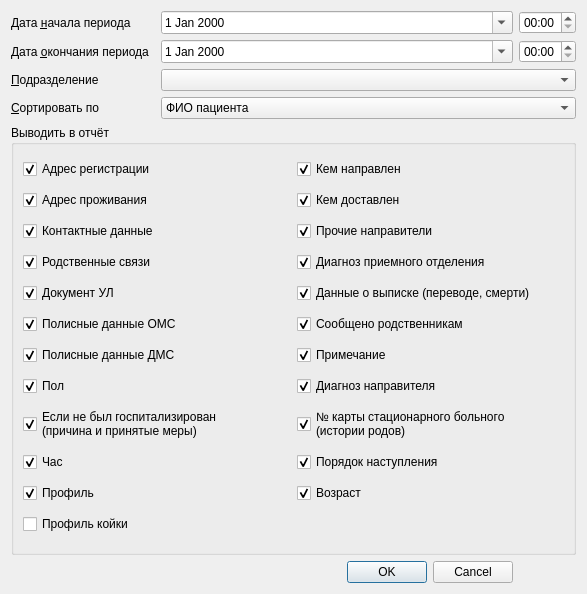
<?xml version="1.0" encoding="UTF-8"?>
<ui version="4.0">
 <class>ReportReceivedAndRefusalClientsSetupDialog</class>
 <widget class="QDialog" name="ReportReceivedAndRefusalClientsSetupDialog">
  <property name="geometry">
   <rect>
    <x>0</x>
    <y>0</y>
    <width>587</width>
    <height>594</height>
   </rect>
  </property>
  <property name="windowTitle">
   <string>Dialog</string>
  </property>
  <layout class="QGridLayout" name="gridLayout_2">
   <item row="5" column="2">
    <spacer name="verticalSpacer">
     <property name="orientation">
      <enum>Qt::Vertical</enum>
     </property>
     <property name="sizeHint" stdset="0">
      <size>
       <width>20</width>
       <height>33</height>
      </size>
     </property>
    </spacer>
   </item>
   <item row="0" column="3">
    <widget class="QTimeEdit" name="edtBegTime">
     <property name="displayFormat">
      <string>HH:mm</string>
     </property>
    </widget>
   </item>
   <item row="1" column="2">
    <widget class="QDateEdit" name="edtEndDate">
     <property name="sizePolicy">
      <sizepolicy hsizetype="MinimumExpanding" vsizetype="Fixed">
       <horstretch>0</horstretch>
       <verstretch>0</verstretch>
      </sizepolicy>
     </property>
     <property name="calendarPopup">
      <bool>true</bool>
     </property>
    </widget>
   </item>
   <item row="1" column="0">
    <widget class="QLabel" name="lblEndDate">
     <property name="sizePolicy">
      <sizepolicy hsizetype="Minimum" vsizetype="Preferred">
       <horstretch>0</horstretch>
       <verstretch>0</verstretch>
      </sizepolicy>
     </property>
     <property name="text">
      <string>Дата &amp;окончания периода</string>
     </property>
     <property name="buddy">
      <cstring>edtEndDate</cstring>
     </property>
    </widget>
   </item>
   <item row="2" column="2" colspan="2">
    <widget class="COrgStructureComboBox" name="cmbOrgStructure"/>
   </item>
   <item row="1" column="3">
    <widget class="QTimeEdit" name="edtEndTime">
     <property name="displayFormat">
      <string>HH:mm</string>
     </property>
    </widget>
   </item>
   <item row="0" column="0">
    <widget class="QLabel" name="lblBegDate">
     <property name="sizePolicy">
      <sizepolicy hsizetype="Minimum" vsizetype="Preferred">
       <horstretch>0</horstretch>
       <verstretch>0</verstretch>
      </sizepolicy>
     </property>
     <property name="text">
      <string>Дата &amp;начала периода</string>
     </property>
     <property name="buddy">
      <cstring>edtBegDate</cstring>
     </property>
    </widget>
   </item>
   <item row="0" column="2">
    <widget class="QDateEdit" name="edtBegDate">
     <property name="sizePolicy">
      <sizepolicy hsizetype="Preferred" vsizetype="Fixed">
       <horstretch>0</horstretch>
       <verstretch>0</verstretch>
      </sizepolicy>
     </property>
     <property name="calendarPopup">
      <bool>true</bool>
     </property>
    </widget>
   </item>
   <item row="3" column="0">
    <widget class="QLabel" name="lblOrderBy">
     <property name="sizePolicy">
      <sizepolicy hsizetype="Minimum" vsizetype="Preferred">
       <horstretch>0</horstretch>
       <verstretch>0</verstretch>
      </sizepolicy>
     </property>
     <property name="text">
      <string>&amp;Сортировать по</string>
     </property>
     <property name="buddy">
      <cstring>cmbOrgStructure</cstring>
     </property>
    </widget>
   </item>
   <item row="2" column="0">
    <widget class="QLabel" name="lblOrgStructure">
     <property name="sizePolicy">
      <sizepolicy hsizetype="Minimum" vsizetype="Preferred">
       <horstretch>0</horstretch>
       <verstretch>0</verstretch>
      </sizepolicy>
     </property>
     <property name="text">
      <string>&amp;Подразделение</string>
     </property>
     <property name="buddy">
      <cstring>cmbOrgStructure</cstring>
     </property>
    </widget>
   </item>
   <item row="6" column="2">
    <widget class="QDialogButtonBox" name="buttonBox">
     <property name="orientation">
      <enum>Qt::Horizontal</enum>
     </property>
     <property name="standardButtons">
      <set>QDialogButtonBox::Cancel|QDialogButtonBox::Ok</set>
     </property>
    </widget>
   </item>
   <item row="3" column="2" colspan="2">
    <widget class="QComboBox" name="cmbOrderBy">
     <item>
      <property name="text">
       <string>ФИО пациента</string>
      </property>
     </item>
     <item>
      <property name="text">
       <string>времени поступления в стационар</string>
      </property>
     </item>
    </widget>
   </item>
   <item row="4" column="0" rowspan="2" colspan="4">
    <widget class="QGroupBox" name="grpOutputToReport">
     <property name="title">
      <string>Выводить в отчёт</string>
     </property>
     <property name="flat">
      <bool>false</bool>
     </property>
     <layout class="QGridLayout" name="gridLayout">
      <item row="3" column="1">
       <widget class="QCheckBox" name="chkReceivedOrgDiagnosis">
        <property name="text">
         <string>Диагноз приемного отделения</string>
        </property>
        <property name="checked">
         <bool>true</bool>
        </property>
       </widget>
      </item>
      <item row="7" column="0">
       <widget class="QCheckBox" name="chkSex">
        <property name="text">
         <string>Пол</string>
        </property>
        <property name="checked">
         <bool>true</bool>
        </property>
       </widget>
      </item>
      <item row="11" column="1">
       <widget class="QCheckBox" name="chkEventOrder">
        <property name="text">
         <string>Порядок наступления</string>
        </property>
        <property name="checked">
         <bool>true</bool>
        </property>
       </widget>
      </item>
      <item row="12" column="0">
       <widget class="QCheckBox" name="chkBedProfile">
        <property name="text">
         <string>Профиль</string>
        </property>
        <property name="checked">
         <bool>true</bool>
        </property>
       </widget>
      </item>
      <item row="12" column="1">
       <widget class="QCheckBox" name="chkAge">
        <property name="text">
         <string>Возраст</string>
        </property>
        <property name="checked">
         <bool>true</bool>
        </property>
       </widget>
      </item>
      <item row="7" column="1">
       <widget class="QCheckBox" name="chkRelegateOrgDiagnosis">
        <property name="text">
         <string>Диагноз направителя</string>
        </property>
        <property name="checked">
         <bool>true</bool>
        </property>
       </widget>
      </item>
      <item row="2" column="1">
       <widget class="QCheckBox" name="chkOtherRelegateOrg">
        <property name="text">
         <string>Прочие направители</string>
        </property>
        <property name="checked">
         <bool>true</bool>
        </property>
       </widget>
      </item>
      <item row="4" column="1">
       <widget class="QCheckBox" name="chkLeavedInfo">
        <property name="text">
         <string>Данные о выписке (переводе, смерти)</string>
        </property>
        <property name="checked">
         <bool>true</bool>
        </property>
       </widget>
      </item>
      <item row="5" column="1">
       <widget class="QCheckBox" name="chkMessageToRelatives">
        <property name="text">
         <string>Сообщено родственникам</string>
        </property>
        <property name="checked">
         <bool>true</bool>
        </property>
       </widget>
      </item>
      <item row="11" column="0">
       <widget class="QCheckBox" name="chkHour">
        <property name="text">
         <string>Час</string>
        </property>
        <property name="checked">
         <bool>true</bool>
        </property>
       </widget>
      </item>
      <item row="0" column="1">
       <widget class="QCheckBox" name="chkRelegateOrg">
        <property name="text">
         <string>Кем направлен</string>
        </property>
        <property name="checked">
         <bool>true</bool>
        </property>
       </widget>
      </item>
      <item row="5" column="0">
       <widget class="QCheckBox" name="chkCompulsoryPolicy">
        <property name="text">
         <string>Полисные данные ОМС</string>
        </property>
        <property name="checked">
         <bool>true</bool>
        </property>
       </widget>
      </item>
      <item row="0" column="0">
       <widget class="QCheckBox" name="chkRegAddress">
        <property name="text">
         <string>Адрес регистрации</string>
        </property>
        <property name="checked">
         <bool>true</bool>
        </property>
       </widget>
      </item>
      <item row="6" column="1">
       <widget class="QCheckBox" name="chkNotes">
        <property name="text">
         <string>Примечание</string>
        </property>
        <property name="checked">
         <bool>true</bool>
        </property>
       </widget>
      </item>
      <item row="1" column="1">
       <widget class="QCheckBox" name="chkDeliveredOrg">
        <property name="text">
         <string>Кем доставлен</string>
        </property>
        <property name="checked">
         <bool>true</bool>
        </property>
       </widget>
      </item>
      <item row="4" column="0">
       <widget class="QCheckBox" name="chkDocument">
        <property name="text">
         <string>Документ УЛ</string>
        </property>
        <property name="checked">
         <bool>true</bool>
        </property>
       </widget>
      </item>
      <item row="3" column="0">
       <widget class="QCheckBox" name="chkRelations">
        <property name="text">
         <string>Родственные связи</string>
        </property>
        <property name="checked">
         <bool>true</bool>
        </property>
       </widget>
      </item>
      <item row="2" column="0">
       <widget class="QCheckBox" name="chkContacts">
        <property name="text">
         <string>Контактные данные</string>
        </property>
        <property name="checked">
         <bool>true</bool>
        </property>
       </widget>
      </item>
      <item row="10" column="0">
       <widget class="QCheckBox" name="chkNotHospitalized">
        <property name="text">
         <string>Если не был госпитализирован
(причина и принятые меры)</string>
        </property>
        <property name="checked">
         <bool>true</bool>
        </property>
       </widget>
      </item>
      <item row="6" column="0">
       <widget class="QCheckBox" name="chkVoluntaryPolicy">
        <property name="text">
         <string>Полисные данные ДМС</string>
        </property>
        <property name="checked">
         <bool>true</bool>
        </property>
       </widget>
      </item>
      <item row="1" column="0">
       <widget class="QCheckBox" name="chkLocAddress">
        <property name="text">
         <string>Адрес проживания</string>
        </property>
        <property name="checked">
         <bool>true</bool>
        </property>
       </widget>
      </item>
      <item row="10" column="1">
       <widget class="QCheckBox" name="chkCardNumber">
        <property name="text">
         <string>№ карты стационарного больного
(истории родов)</string>
        </property>
        <property name="checked">
         <bool>true</bool>
        </property>
       </widget>
      </item>
      <item row="13" column="0">
       <widget class="QCheckBox" name="chkHospitalBedProfile">
        <property name="text">
         <string>Профиль койки</string>
        </property>
        <property name="checked">
         <bool>false</bool>
        </property>
       </widget>
      </item>
     </layout>
    </widget>
   </item>
  </layout>
 </widget>
 <customwidgets>
  <customwidget>
   <class>COrgStructureComboBox</class>
   <extends>QComboBox</extends>
   <header>Orgs/OrgStructComboBoxes.h</header>
  </customwidget>
 </customwidgets>
 <tabstops>
  <tabstop>edtBegDate</tabstop>
  <tabstop>edtBegTime</tabstop>
  <tabstop>edtEndDate</tabstop>
  <tabstop>edtEndTime</tabstop>
  <tabstop>cmbOrgStructure</tabstop>
  <tabstop>chkRegAddress</tabstop>
  <tabstop>chkLocAddress</tabstop>
  <tabstop>chkContacts</tabstop>
  <tabstop>chkRelations</tabstop>
  <tabstop>chkDocument</tabstop>
  <tabstop>chkCompulsoryPolicy</tabstop>
  <tabstop>chkVoluntaryPolicy</tabstop>
  <tabstop>chkRelegateOrg</tabstop>
  <tabstop>chkDeliveredOrg</tabstop>
  <tabstop>chkReceivedOrgDiagnosis</tabstop>
  <tabstop>chkLeavedInfo</tabstop>
  <tabstop>chkMessageToRelatives</tabstop>
  <tabstop>chkNotes</tabstop>
  <tabstop>buttonBox</tabstop>
 </tabstops>
 <resources/>
 <connections>
  <connection>
   <sender>buttonBox</sender>
   <signal>accepted()</signal>
   <receiver>ReportReceivedAndRefusalClientsSetupDialog</receiver>
   <slot>accept()</slot>
   <hints>
    <hint type="sourcelabel">
     <x>403</x>
     <y>408</y>
    </hint>
    <hint type="destinationlabel">
     <x>157</x>
     <y>274</y>
    </hint>
   </hints>
  </connection>
  <connection>
   <sender>buttonBox</sender>
   <signal>rejected()</signal>
   <receiver>ReportReceivedAndRefusalClientsSetupDialog</receiver>
   <slot>reject()</slot>
   <hints>
    <hint type="sourcelabel">
     <x>471</x>
     <y>408</y>
    </hint>
    <hint type="destinationlabel">
     <x>286</x>
     <y>274</y>
    </hint>
   </hints>
  </connection>
 </connections>
</ui>
